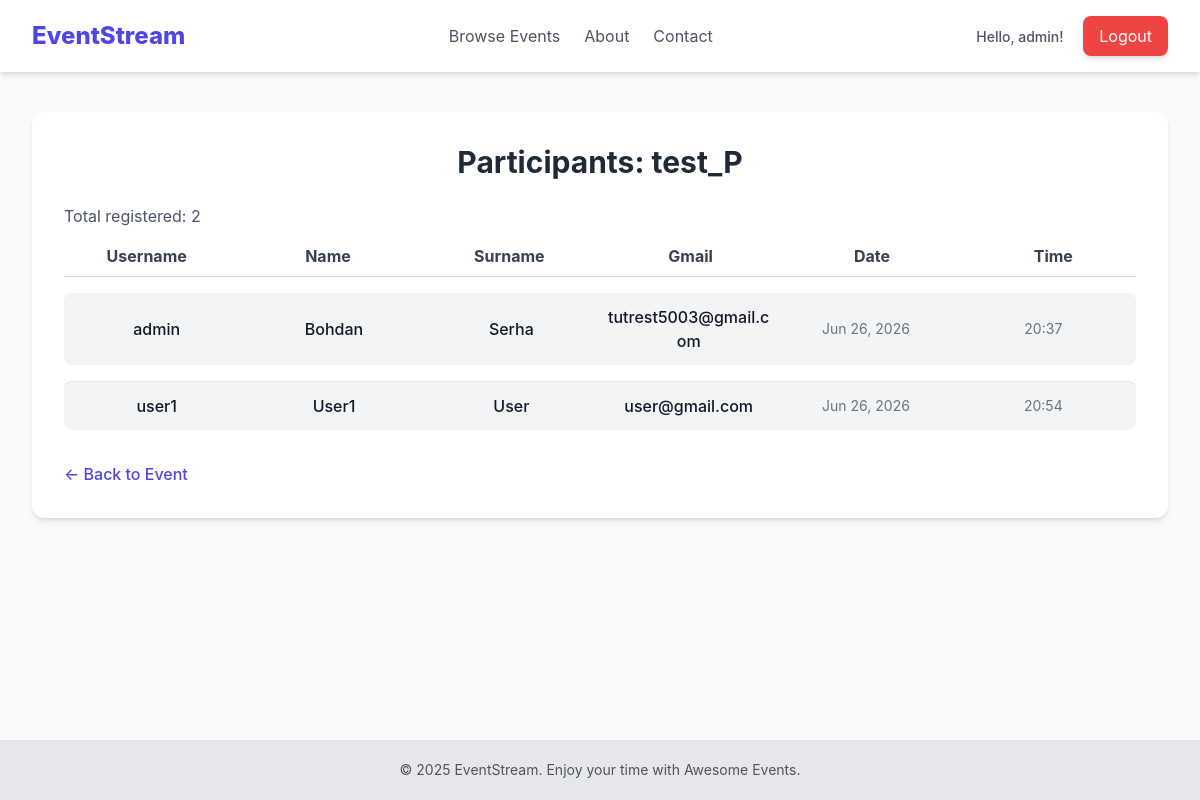
Before: /events/43/info (signed in) with the older database file.
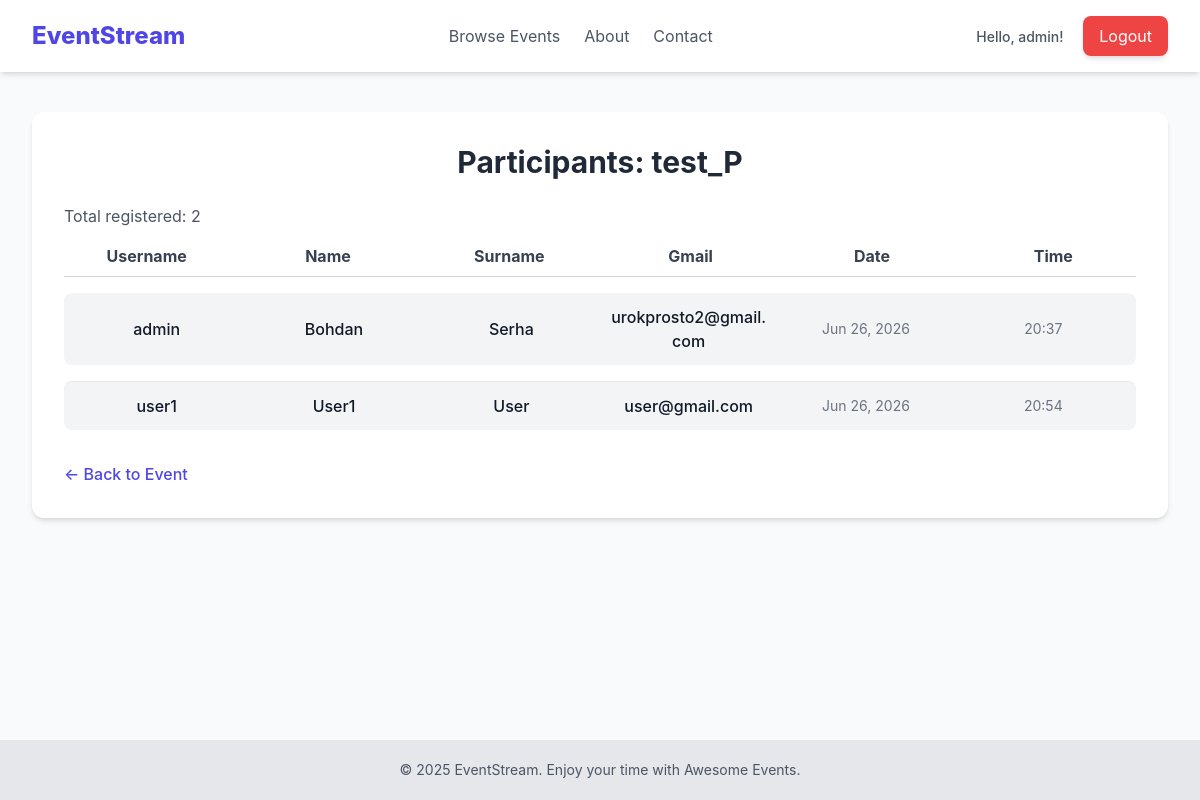
After: the same page with the newer database file.
### registrations/models.py (models this page shows, shortened)
class Registration(models.Model):
    user = models.ForeignKey(
        settings.AUTH_USER_MODEL,
        on_delete=models.CASCADE,
        related_name='registrations'
    )
    event = models.ForeignKey(
        Event,
        on_delete=models.CASCADE,
        related_name='attendees'
    )
    registered_at = models.DateTimeField(auto_now_add=True)
    class Meta:
        unique_together = ('user', 'event')
        verbose_name = 'Registration'
        verbose_name_plural = 'Registrations'

### users/models.py (models this page shows, shortened)
class CustomUser(AbstractUser):
    username = models.CharField(max_length=200, unique=True)
    email = models.EmailField(null=True)
    first_name = models.CharField(max_length=20, blank=True)
    last_name = models.CharField(max_length=20, blank=True)
    subscribed_to_event = models.BooleanField(default=False)
    is_moderator = models.BooleanField(
        default=False,
        help_text='User is moderator or not.'
    )

### events/views.py (the view)
# urls.py: path('<int:pk>/info', views.ParticipantDetailView.as_view(), name='participants'),
class ParticipantDetailView(LoginRequiredMixin, ModeratorRequiredMixin, DetailView):
    model = Event
    context_object_name = 'event'
    template_name = 'events/event_participants.html'
    def get_context_data(self, **kwargs):
        context = super().get_context_data(**kwargs)
        context['participants'] = self.object.attendees.all()
        return context

### events/views.py (called while the page is built)
    def test_func(self):
        return self.request.user.is_authenticated and self.request.user.is_moderator

### events/templates/events/event_participants.html (shortened to what this page needs)
{% extends "base.html" %}
{% block content %}
<div class="max-w-7xl mx-auto bg-white p-8 rounded-xl shadow-md">
    <h1 class="text-3xl font-bold text-gray-800 mb-6 text-center">Participants: {{ event.title }}</h1>
    {% if event.max_attendance > 0 %}
        <p class="text-gray-600 mb-4">Total registered: {{ participants.count }} / {{ event.max_attendance }}</p>
    {% else %}
    <p class="text-gray-600 mb-4">Total registered: {{ participants.count }} </p>
    {% endif %}
    <div class="grid grid-cols-6 gap-4 pb-2 border-b border-gray-300 font-bold text-gray-700 mb-4">
        <div class="text-center">Username</div>
        <div class="text-center">Name</div>
        <div class="text-center">Surname</div>
        <div class="text-center">Gmail</div>
        <div class="text-center">Date</div>
        <div class="text-center">Time</div>
    </div>
    <ul class="space-y-4 divide-y divide-gray-200 ">
        {% for reg in participants %}
            <li class="grid grid-cols-6 p-3 text-center bg-gray-100 gap-4 items-center rounded-lg ">
                <span class="font-medium text-gray-900 break-all">{{ reg.user.username }}</span>
                <span class="font-medium text-gray-900 break-all">{{ reg.user.first_name }}</span>
                <span class="font-medium text-gray-900 break-all">{{ reg.user.last_name }}</span>
                <span class="font-medium text-gray-900 break-all">{{ reg.user.email }}</span>
                <span class="text-sm text-gray-500">{{ reg.registered_at|date:"M d, Y" }}</span>
                <span class="text-sm text-gray-500">{{ reg.registered_at|time:"H:i" }}</span>
            </li>
        {% empty %}
            <li class="py-4 text-gray-500 italic">No participants yet.</li>
        {% endfor %}
    </ul>
    <div class="mt-8">
        <a href="{% url 'event_detail' event.pk %}" class="text-indigo-600 hover:text-indigo-800 font-medium">
            &larr; Back to Event
        </a>
    </div>
</div>
{% endblock %}

Changed rows visible on the page:
changed through a linked row, Registration "admin": user.email "tutrest5003@gmail.com" → "urokprosto2@gmail.com"
